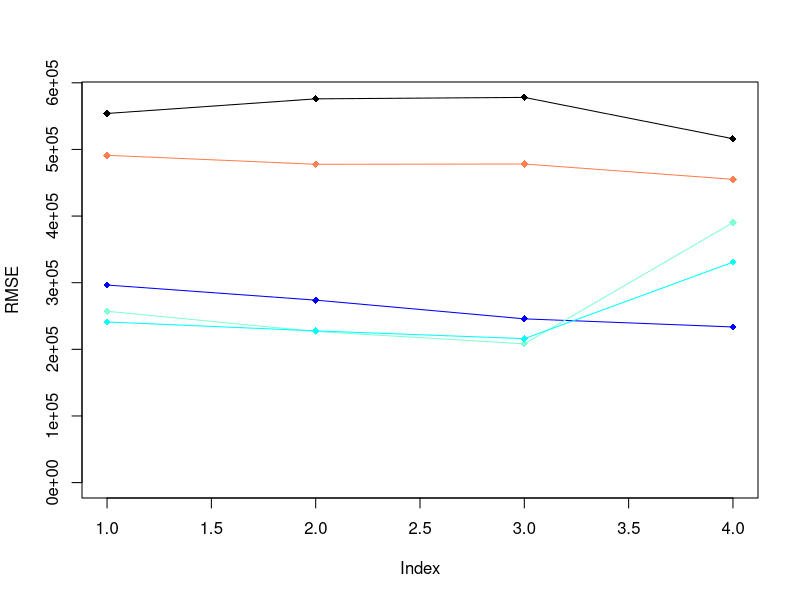

This figure's R source:
S1 = c(491182.1,477730.8,478103.6,455138.7)
S2 = c(296483,273825.3,245745.3,233565)
S3 = c(257128.1,226785.7,208258.1,390247.5)
S4 = c(241036.7,227682.5,216020.2,330900.6)
TA = c(554008,575942.4,578096,516009.9)

par(mfrow=c(1,1))
plot(TA, typ='l', ylim=c(0, max(TA)), ylab='RMSE')
points(TA, pch=18)
lines(S1, col='coral')
points(S1, col='coral', pch=18)
lines(S2, col='blue')
points(S2, col='blue', pch=18)
lines(S3, col='aquamarine')
points(S3, col='aquamarine', pch=18)
lines(S4, col='cyan')
points(S4, col='cyan', pch=18)


rmse.difference = 207892.1 - 168551.2
rmse.difference / 168551.2